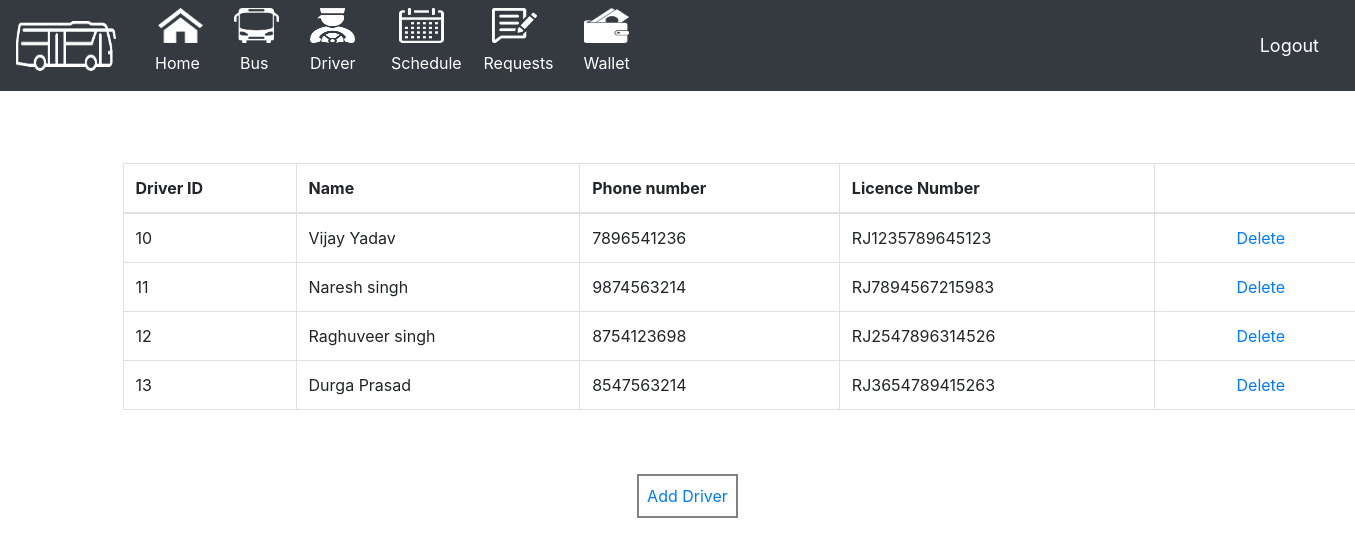
/driver/ (signed in), run on the app's committed database.
### bus_M_/models.py (models this page shows)
class Driver(models.Model):
	driver_id = models.AutoField(primary_key=True)
	name = models.CharField(max_length=200,null=False)
	phone_number = models.CharField(max_length=200,null=False)
	licenese_number = models.CharField(max_length=200,null=False)

### bus_M_/views.py (the view)
# urls.py: path('driver/', views.driver, name="driver"),
@login_required(login_url='login')
def driver(request):
    user=request.user
    login_obj = AdminUser.objects.filter(admin_id = user).first()
    if login_obj:
        allD=Driver.objects.all()
        context={'allD': allD}
        return render(request,'accounts/driver.html',context)
    return redirect('/')

### bus_M_/templates/accounts/driver.html
{%  extends 'accounts/main1.html' %}
{% block content %}
	<br><br><br>
    <section id="blog" class="blog">
      <div class="container" data-aos="fade-up">
        <div class="row">
          <div class="col-lg-8 entries">
            <article class="entry" style="width: 1300px;">
              <div class="entry-content">
                 <table class="table table-bordered">
                                    <thead>
                                        <tr>
                                          <th>Driver ID</th>
                                            <th>Name</th>
                                            <th>Phone number</th>
                                            <th>Licence Number</th>
                                            <th></th>
                                        </tr>
                                        </thead>
                                    <tbody>
                                        {% for p in allD %}
                                        <tr>
                                          <td>{{p.driver_id}}</td>
                                            <td>{{p.name}}</td>
                                            <td>{{p.phone_number}}</td>
                                            <td>{{p.licenese_number}}</td>
                                            <td><a type="submit" style="margin-left: 70px;" href="{% url 'delete_driver' p.driver_id %}">Delete</a></td>
                                        </tr>
                                       {%endfor%}
                                    </tbody>
                                        </table>
              </div>
            </article><br><br>
             <div class="text-center"><a type="submit" style="margin-left: 400px; border: 2px solid grey; padding: 8px 8px 8px;" href="{% url 'add_driver' %}">Add Driver</a>
             </div>
             <br><br>
          </div>
        </div>
      </div>
    </section>
{% endblock %}

### data on the page
Driver: driver_id "10", name "Vijay Yadav", phone_number "7896541236", licenese_number "RJ1235789645123"
Driver: driver_id "11", name "Naresh singh", phone_number "9874563214", licenese_number "RJ7894567215983"
Driver: driver_id "12", name "Raghuveer singh", phone_number "8754123698", licenese_number "RJ2547896314526"
Driver: driver_id "13", name "Durga Prasad", phone_number "8547563214", licenese_number "RJ3654789415263"
